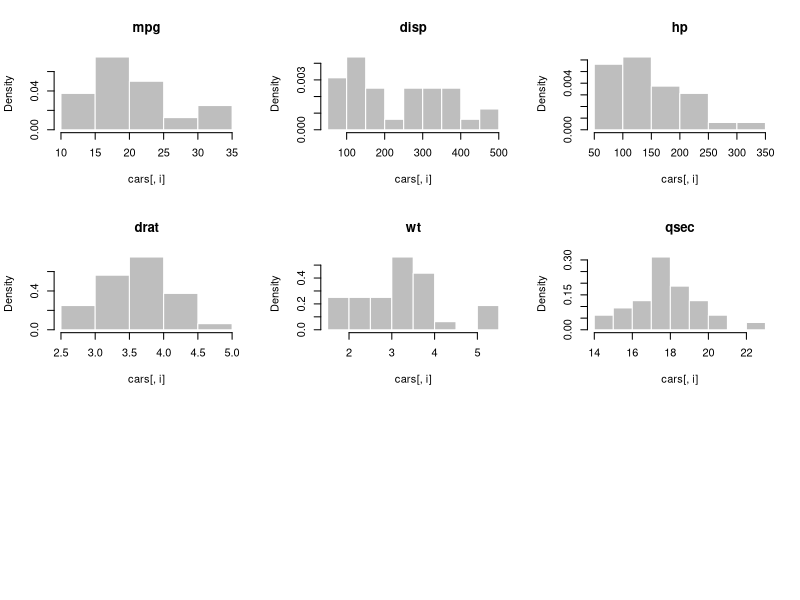
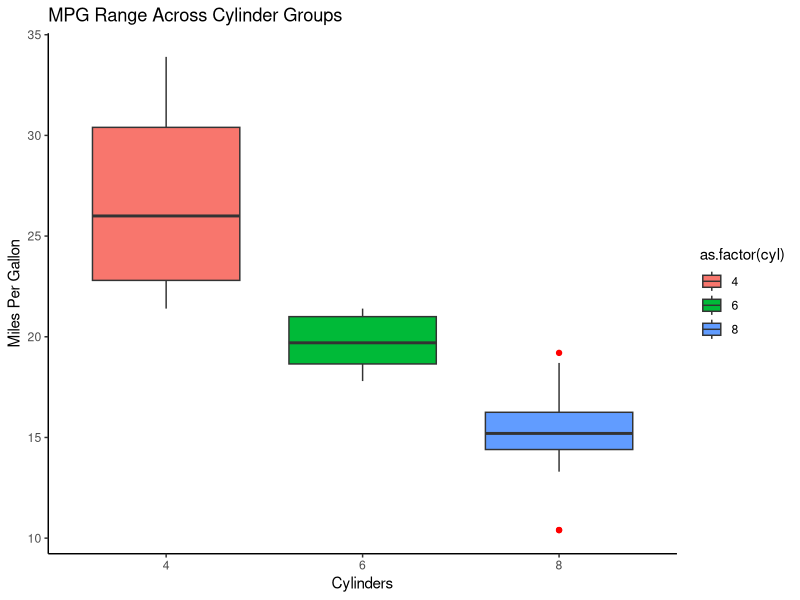
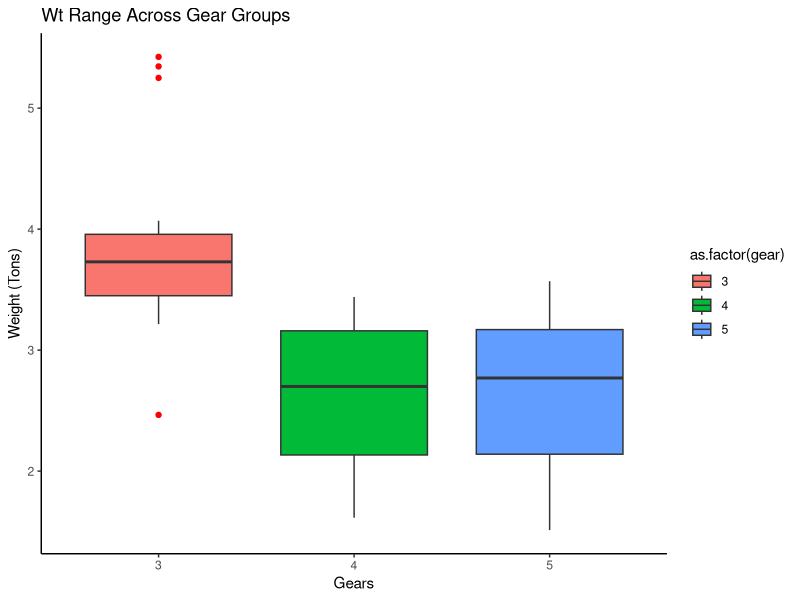
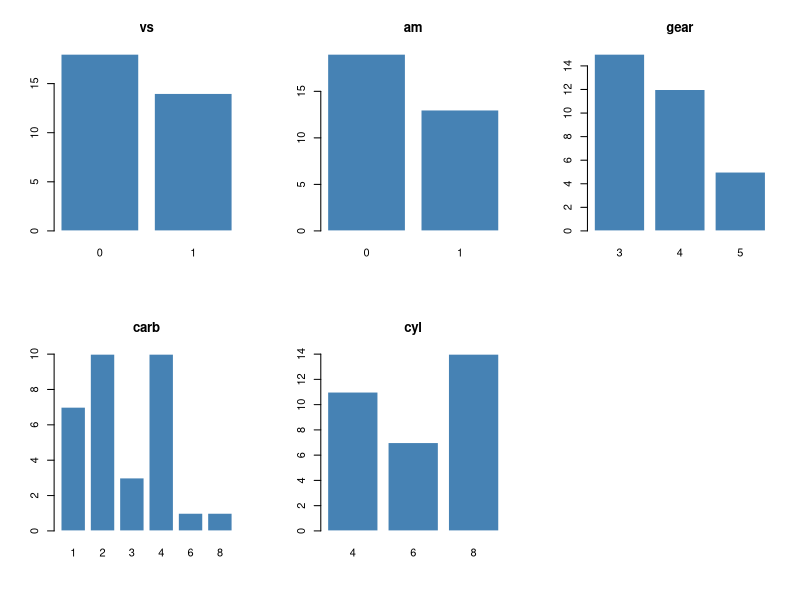
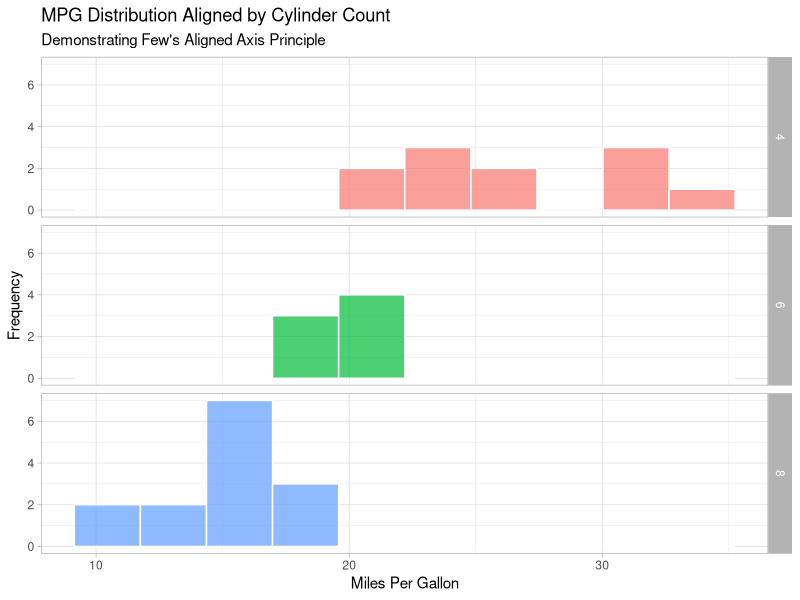
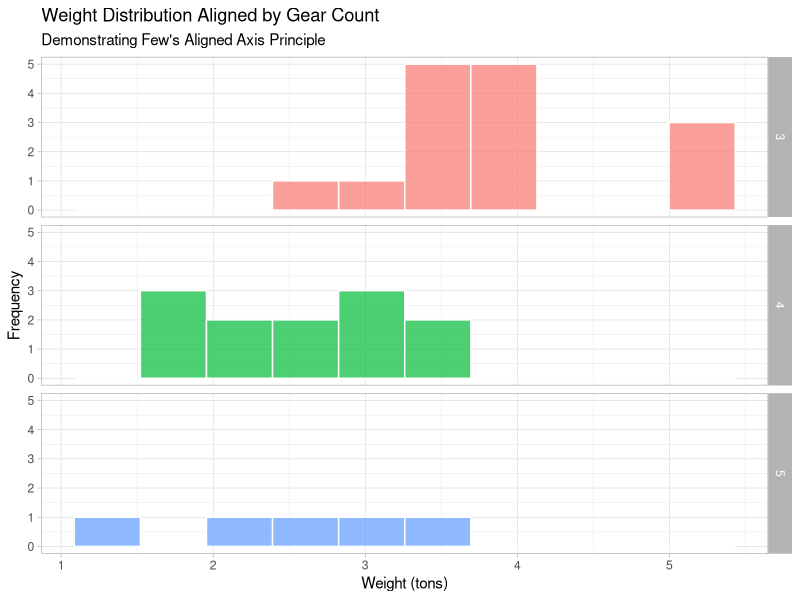

Write the R code that produced these figures, in order.
## ---- chunk 1
#install.packages("ggplot2")
library("ggplot2")
## ---- chunk 2
cars_original <- data.frame(mtcars)
## ---- chunk 3
#move the categorical column "cyl" to the end of the db
cars <- cars_original[,c(setdiff(names(cars_original),"cyl"), "cyl")]
cars
#columns 1 - 6 now contain the continuous variables
colnames(cars)
## ---- chunk 4
par(mfrow=c(3, 3))
colnames <- dimnames(cars)[[2]]
for (i in 1:6) {
    hist(cars[,i], main=colnames[i], probability=TRUE, col="gray", border="white")
}

#To determine which cyl cars get the most/least Miles per Gallon highlighting outliers
ggplot(cars, aes(x = as.factor(cyl), y = mpg, fill = as.factor(cyl))) +
  geom_boxplot(outlier.color = "red") +
  
  theme_classic() +
  labs(title = "MPG Range Across Cylinder Groups",
       x = "Cylinders",
       y = "Miles Per Gallon")

#To determine which gear cars are the heaviest/lightest highlighting outliers
ggplot(cars, aes(x = as.factor(gear), y = wt, fill = as.factor(gear))) +
  geom_boxplot(outlier.color = "red") +
  theme_classic() +
  labs(title = "Wt Range Across Gear Groups",
       x = "Gears",
       y = "Weight (Tons)")


## ---- chunk 5
par(mfrow=c(2, 3)) # 2x3 GRID FOR THE 5 CATEGORICAL COLS
for (i in 7:11) {
    counts <- table(cars[, i])
    barplot(counts, 
            main = colnames(cars)[i], 
            col = "steelblue",
            border = "white")
}

## ---- chunk 6
ggplot(cars, aes(x = mpg, fill = as.factor(cyl))) +
  geom_histogram(bins = 10, color = "white", alpha = 0.7) +
  facet_grid(cyl ~ .) + 
  theme_light() +
  labs(title = "MPG Distribution Aligned by Cylinder Count",
       subtitle = "Demonstrating Few's Aligned Axis Principle",
       x = "Miles Per Gallon",
       y = "Frequency",
       fill = "Cylinders") +
  theme(legend.position = "none")

ggplot(cars, aes(x = wt, fill = as.factor(gear))) +
  geom_histogram(bins = 10, color = "white", alpha = 0.7) +
  facet_grid(gear ~ .) + 
  theme_light() +
  labs(title = "Weight Distribution Aligned by Gear Count",
       subtitle = "Demonstrating Few's Aligned Axis Principle",
       x = "Weight (tons)",
       y = "Frequency",
       fill = "Gears") +
  theme(legend.position = "none")
